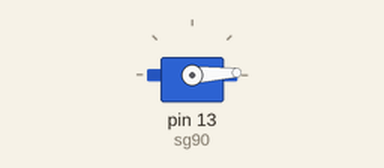
Simulated run of this sketch. Board: Arduino Uno, built with avr-gcc and run on an emulated ATmega328P. On the bench: servo.

Above: at 0.05 s.
At 1.3 s:
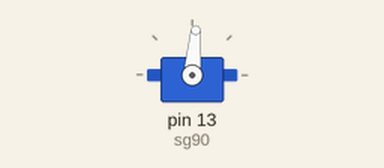
At 2.6 s:
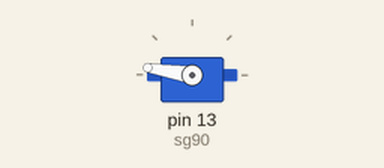
At 5.2 s:
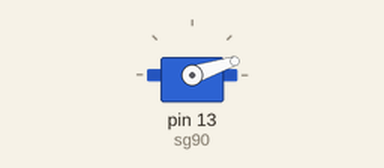
Timing chart, 0 to 7.1 s (numbered marks = the images above):
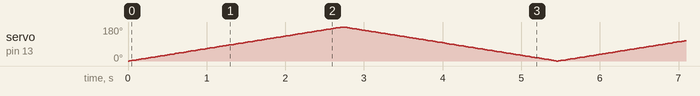

The sketch:

Servo_test.ino
```cpp
#include <Servo.h>

Servo sg90;
int pos = 0;

void setup()
{
  sg90.attach(13);
}

void loop()
{

  for (pos = 0; pos <= 180; pos += 1) {
    sg90.write(pos);
    delay(15);
  }

  for (pos = 180; pos >= 0; pos -= 1) {
    sg90.write(pos);
    delay(15);
  }


//sg90.write(90);


}
```
